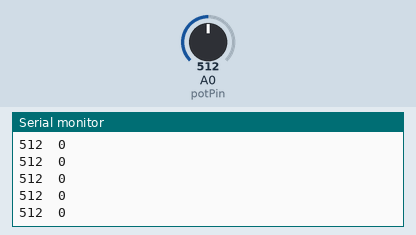
Bench run of a sketch on a simulated Arduino Mega 2560, built with avr-gcc and run on an emulated ATmega2560. Shown: the last lines printed to the serial monitor. The inputs (shaded band) are chosen by the test bench; at power-on: A0 (potPin) = 512.

Above: at 1.2 s.
1.3 s: A0 (potPin) set to 330
At 1.4 s:
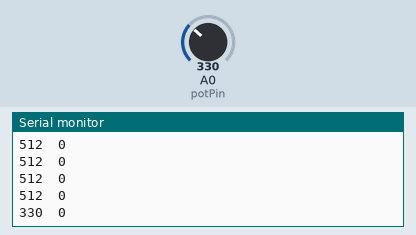
2.8 s: A0 (potPin) set to 350
At 2.82 s:
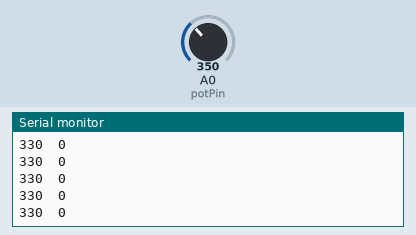
Timing chart, 0 to 5.8 s (numbered marks = the images above; inputs shaded):
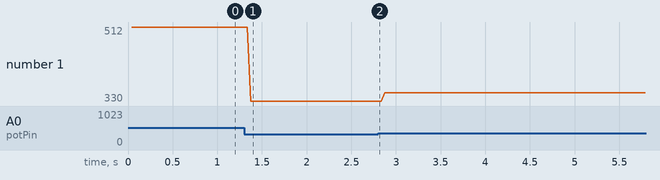

Measured:
- after the input at 1.3 s, the serial monitor: prints a new line after 0.08 s (image 1)
- plotted number 1: 512 → 330 after the input at 1.3 s, 330 → 350 after the input at 2.8 s

The sketch:

Pot_powerwindow_PID.ino
```cpp
#include <RoboClaw.h>

#define potPin A0    // select the input pin for the potentiometer

RoboClaw roboclaw(&Serial1,10000);
#define address 128

#define KP 350
#define KI 0
#define KD 0
int prev_error=0;

// int potVal[100];  // variable to store the value coming from the sensor
int potVal;

void setup() {
  // declare the potPin as an OUTPUT:
  roboclaw.begin(115200);
  Serial.begin(115200);
  pinMode(potPin, INPUT);
  analogReference(INTERNAL2V56);         //Sets arduino reference voltage to 2.56V for ADC
}

int i=0;
int target = 340;

void loop() {
  // read the value from pot:

//  potVal[i] = analogRead(potPin);
//  i++;
//  if(i>99){
//    i=0;
//  }
  potVal = analogRead(potPin);

  long int sum=0;
  for(int j=0; j<100;j++){
    sum += analogRead(potPin);
  }
  int avgVal = (sum/99);

  int PIDValue = PID(avgVal, target);

  if (PIDValue < -30000)
  {
    PIDValue = -30000;
  }
  else if(PIDValue > 30000)
  {
    PIDValue = 30000;
  }
  else if(PIDValue < 20000)
  {
    PIDValue = 0;
  }
  else if(PIDValue > -20000)
  {
    PIDValue = 0;
  }

  roboclaw.DutyM1(address,PIDValue);

  Serial.print(potVal);
  Serial.print("\t");
  Serial.println(PIDValue);
}

int PID(int currentValue, int targetValue)
{
  int error = targetValue - currentValue;

  int prop_error = error;
  int integral_error = error + prev_error;
  int diff_error = error-prev_error;

  prev_error = error;
  return ((KP*prop_error)+(KI*integral_error)+(KD*diff_error));
}
```
